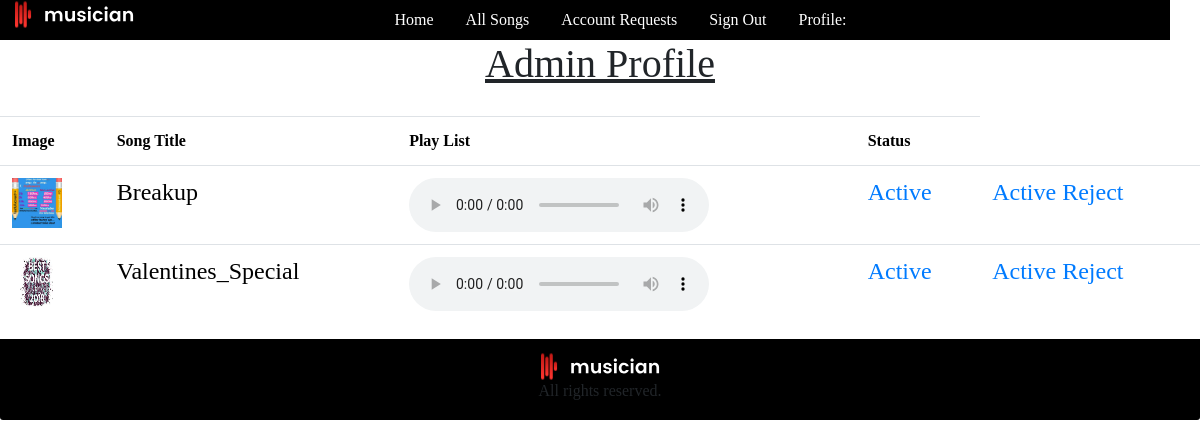
Page /music/admin/admin_display.php on the earlier database version.
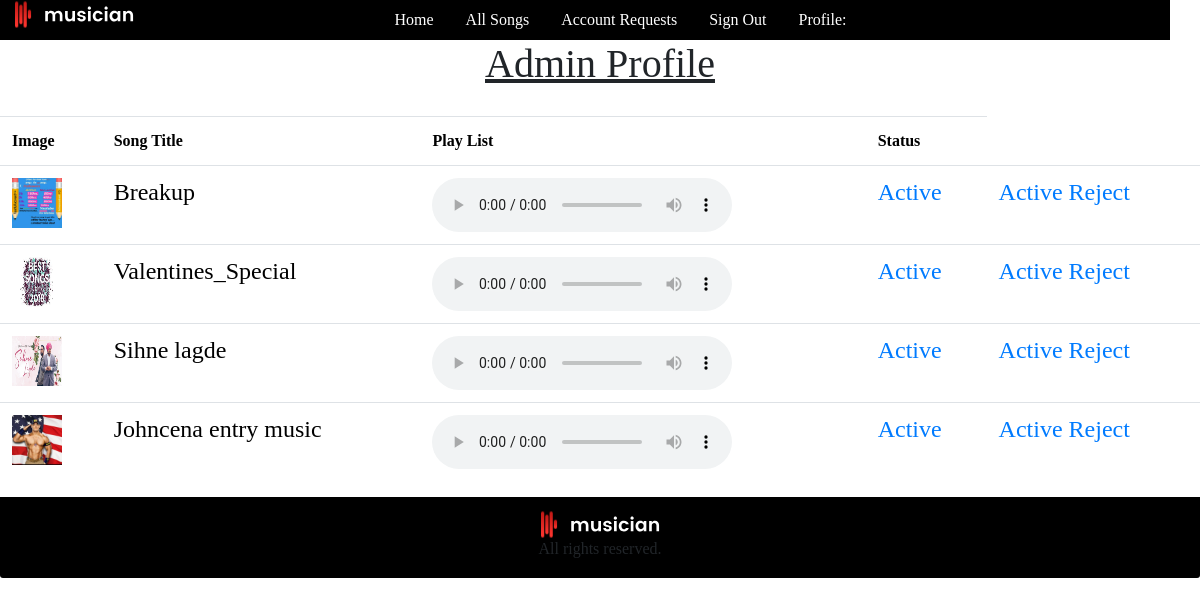
Same page on the later database version.
### tables this page shows
CREATE TABLE `tbsongs` (
  `song_id` int(11) NOT NULL,
  `email` varchar(50) NOT NULL,
  `song_title` varchar(100) NOT NULL,
  `song_image` varchar(500) NOT NULL,
  `song` varchar(500) NOT NULL,
  `song_type` varchar(50) NOT NULL,
  `status` varchar(50) NOT NULL
);

### music/admin/admin_display.php (the view, shortened to what this page needs)
<!DOCTYPE html PUBLIC "-//W3C//DTD XHTML 1.0 Transitional//EN" "http://www.w3.org/TR/xhtml1/DTD/xhtml1-transitional.dtd">
<html xmlns="http://www.w3.org/1999/xhtml">
<head>
<link href="../css/bootstrap.min.css" rel="stylesheet" type="text/css" />
<link href="../css/bootstrap.css" rel="stylesheet" type="text/css" />
</head>
<body>
<div class="container-fluid">
<div class="row back">
<div class="col-lg-2 col-sm-2">
<img src="../image/logo.svg" /> <br />
</div>
<div class="col-lg-7 col-sm-7">
<nav class="nav nav-fill navbar-dark float-right">
  <a class="nav-link active" href="../index.php">Home</a>
  <a class="nav-link active" href="admin_display.php">All Songs</a>
  <a class="nav-link active" href="account_verify.php">Account Requests</a>
  <a class="nav-link" href="../logout.php">Sign Out</a>
  <a class="nav-link" href=''><?php session_start(); echo "Profile: ".$_SESSION['email'];?> </a>
</nav>
</div>
</div>
<div class="row clearfix">
<div class="col-12 clearfix">
<h1 class="text-center"><u> Admin Profile</u></h1>
</div>
<?php
$link = mysqli_connect("localhost", "root", "", "musicmania");
$sql ="select * from tbsongs";
	echo "<table class='table table-hover'>";
	echo "<th>Image</th><th>Song Title</th><th> Play List</th> <th>Status</t>";
if($result = mysqli_query($link,$sql))
{
while($row=mysqli_fetch_assoc($result))
{
	echo "<tr><td><img src='../moderator/images/".$row['song_image']."' height='50' width='50' /></td>";
	echo "<td><h4> ".$row['song_title']. " </h4></td>";
	echo "<td><audio controls><source src='../moderator/songs/".$row['song']."' type='audio/mpeg'>
</audio></td>";
	echo "<td><h4><a href='update_songs_sts.php'>".$row['status']."</a></h4></td>";
	echo "<td><h4><a href='update_songs_sts.php?sts=Active&id=".$row['song_id']."'>Active</a>  <a href='update_songs_sts.php?sts=Reject&id=".$row['song_id']."'>Reject</a></h4></td>";
	echo "</tr>";
}
echo "</table>";
}
?>
</div>
</div>
<div class="card-footer back">
<div class="row">
<div class="col-12">
<center>
<img src="../image/logo.svg" />
<h6>All rights reserved.</h6>
</center>
</div>
</div>
</div>
</body>
</html>

Differences in the rows shown:
added tbsongs: song_image (placeholder picture), song_title "Sihne lagde", status "Active"
added tbsongs: song_image (picture), song_title "Johncena entry music", status "Active"
